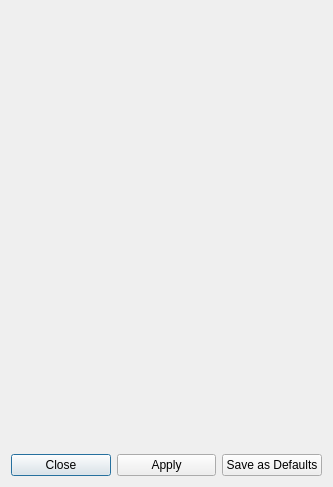
<?xml version="1.0" encoding="UTF-8"?>
<ui version="4.0">
 <class>connectionSettingsDialog</class>
 <widget class="QDialog" name="connectionSettingsDialog">
  <property name="geometry">
   <rect>
    <x>0</x>
    <y>0</y>
    <width>333</width>
    <height>487</height>
   </rect>
  </property>
  <property name="windowTitle">
   <string>Connection Settings</string>
  </property>
  <layout class="QVBoxLayout" name="verticalLayout">
   <item>
    <widget class="AUVConnectionWidget" name="auv_connection_widget" native="true">
     <property name="sizePolicy">
      <sizepolicy hsizetype="Preferred" vsizetype="Expanding">
       <horstretch>0</horstretch>
       <verstretch>0</verstretch>
      </sizepolicy>
     </property>
     <property name="minimumSize">
      <size>
       <width>303</width>
       <height>80</height>
      </size>
     </property>
    </widget>
   </item>
   <item>
    <widget class="GPSConnectionWidget" name="gps_connection_widget" native="true">
     <property name="sizePolicy">
      <sizepolicy hsizetype="Preferred" vsizetype="Expanding">
       <horstretch>0</horstretch>
       <verstretch>0</verstretch>
      </sizepolicy>
     </property>
     <property name="minimumSize">
      <size>
       <width>303</width>
       <height>225</height>
      </size>
     </property>
    </widget>
   </item>
   <item>
    <widget class="USBLConnectionWidget" name="usbl_connection_widget" native="true">
     <property name="sizePolicy">
      <sizepolicy hsizetype="Preferred" vsizetype="Expanding">
       <horstretch>0</horstretch>
       <verstretch>0</verstretch>
      </sizepolicy>
     </property>
     <property name="minimumSize">
      <size>
       <width>303</width>
       <height>110</height>
      </size>
     </property>
    </widget>
   </item>
   <item>
    <widget class="TeleoperationConnectionWidget" name="teleoperation_connection_widget" native="true"/>
   </item>
   <item>
    <spacer name="verticalSpacer">
     <property name="orientation">
      <enum>Qt::Vertical</enum>
     </property>
     <property name="sizeHint" stdset="0">
      <size>
       <width>20</width>
       <height>40</height>
      </size>
     </property>
    </spacer>
   </item>
   <item>
    <layout class="QHBoxLayout" name="horizontalLayout">
     <item>
      <widget class="QPushButton" name="closeButton">
       <property name="sizePolicy">
        <sizepolicy hsizetype="Minimum" vsizetype="Fixed">
         <horstretch>0</horstretch>
         <verstretch>0</verstretch>
        </sizepolicy>
       </property>
       <property name="text">
        <string>Close</string>
       </property>
      </widget>
     </item>
     <item>
      <widget class="QPushButton" name="applyButton">
       <property name="text">
        <string>Apply</string>
       </property>
      </widget>
     </item>
     <item>
      <widget class="QPushButton" name="saveButton">
       <property name="sizePolicy">
        <sizepolicy hsizetype="Minimum" vsizetype="Fixed">
         <horstretch>0</horstretch>
         <verstretch>0</verstretch>
        </sizepolicy>
       </property>
       <property name="text">
        <string>Save as Defaults</string>
       </property>
      </widget>
     </item>
    </layout>
   </item>
  </layout>
 </widget>
 <customwidgets>
  <customwidget>
   <class>GPSConnectionWidget</class>
   <extends>QWidget</extends>
   <header>gpsconnectionwidget.h</header>
   <container>1</container>
  </customwidget>
  <customwidget>
   <class>USBLConnectionWidget</class>
   <extends>QWidget</extends>
   <header>usblconnectionwidget.h</header>
   <container>1</container>
  </customwidget>
  <customwidget>
   <class>AUVConnectionWidget</class>
   <extends>QWidget</extends>
   <header>auvconnectionwidget.h</header>
   <container>1</container>
  </customwidget>
  <customwidget>
   <class>TeleoperationConnectionWidget</class>
   <extends>QWidget</extends>
   <header>teleoperationconnectionwidget.h</header>
   <container>1</container>
  </customwidget>
 </customwidgets>
 <resources/>
 <connections/>
</ui>
